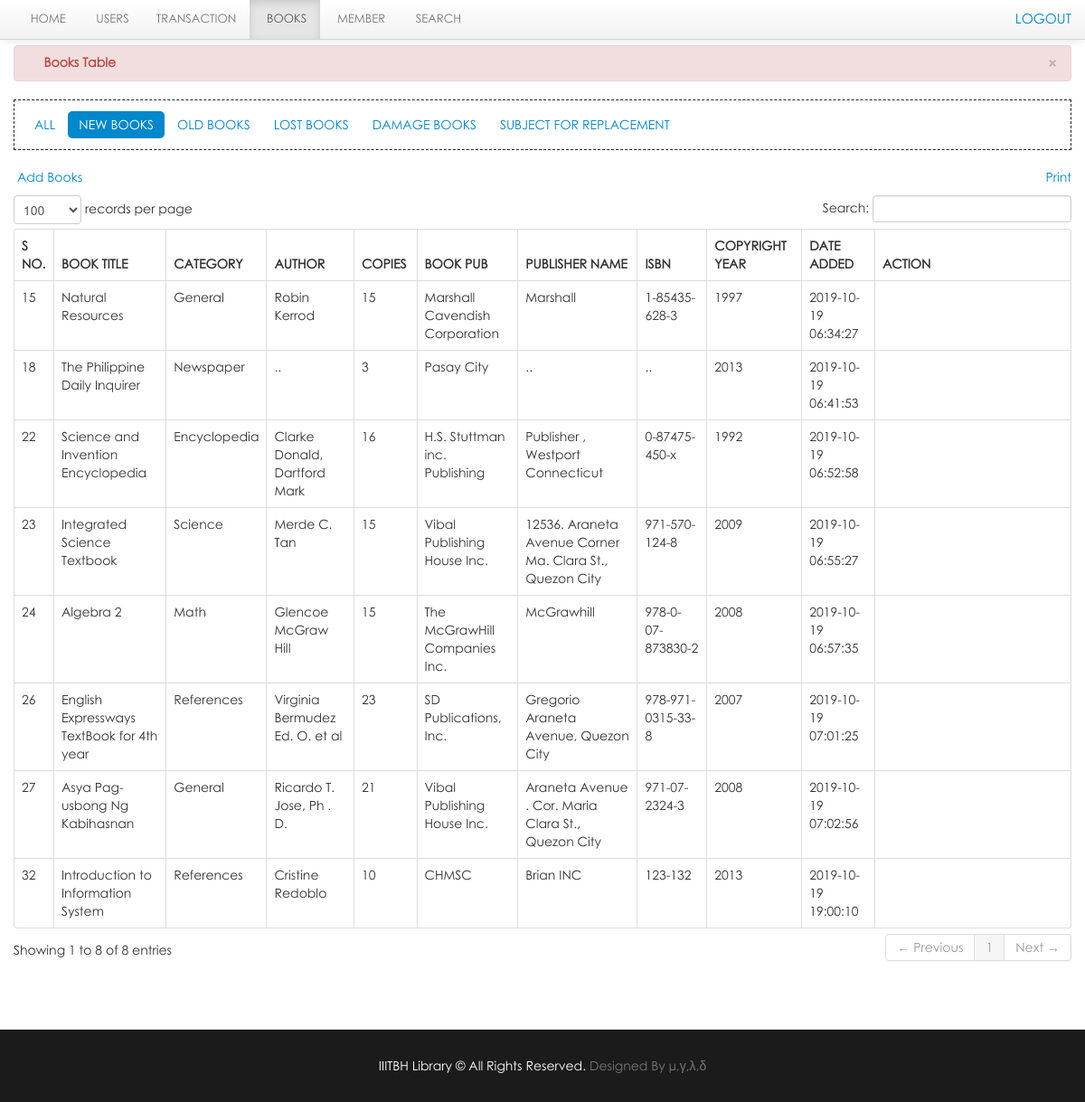
/lms/librarian/new_books.php (signed in), run on the app's committed database.
### tables this page shows
CREATE TABLE `book` (
  `book_id` int(11) NOT NULL,
  `book_title` varchar(100) NOT NULL,
  `category_id` int(50) NOT NULL,
  `author` varchar(50) NOT NULL,
  `book_copies` int(11) NOT NULL,
  `book_pub` varchar(100) NOT NULL,
  `publisher_name` varchar(100) NOT NULL,
  `isbn` varchar(50) NOT NULL,
  `copyright_year` int(11) NOT NULL,
  `Shelf/Rack` varchar(11) NOT NULL,
  `date_receive` varchar(20) NOT NULL,
  `date_added` datetime NOT NULL,
  `status` varchar(30) NOT NULL
);

CREATE TABLE `category` (
  `category_id` int(11) NOT NULL,
  `classname` varchar(50) DEFAULT NULL
);

### lms/librarian/new_books.php (the view, shortened to what this page needs)
<?php include('header.php'); ?>
<?php include('navbar_books.php'); ?>
    <div class="container">
		<div class="margin-top">
			<div class="row">
			<div class="span12">
			   <div class="alert alert-danger">
                                    <button type="button" class="close" data-dismiss="alert">&times;</button>
                                    <strong><i class="icon-user icon-large"></i>&nbsp;Books Table</strong>
                                </div>
								    <ul class="nav nav-pills">
										<li><a href="books.php">All</a></li>
										<li  class="active"><a href="new_books.php">New Books</a></li>
										<li><a href="old_books.php">Old Books</a></li>
										<li><a href="lost.php">Lost Books</a></li>
										<li><a href="damage.php">Damage Books</a></li>
										<li><a href="sub_rep.php">Subject for Replacement</a></li>
									</ul>
                            <table cellpadding="0" cellspacing="0" border="0" class="table  table-bordered" id="example">
								<div class="pull-right">
								<a href="" onclick="window.print()" class="btn-default">Print</a>
								</div>
								<p><a href="add_books.php" class="btn-default">&nbsp;Add Books</a></p>
                                <thead>
                                    <tr>
									    <th>S No.</th>
                                        <th>Book Title</th>
                                        <th>Category</th>
										<th>Author</th>
										<th class="action">copies</th>
										<th>Book Pub</th>
										<th>Publisher Name</th>
										<th>ISBN</th>
										<th>Copyright Year</th>
										<th>Date Added</th>
										<th class="action">Action</th>
                                    </tr>
                                </thead>
                                <tbody>
                                  <?php  $user_query=mysqli_query($con,"select * from book where status = 'new'")or die(mysql_error());
									while($row=mysqli_fetch_array($user_query)){
									$id=$row['book_id'];
									$cat_id=$row['category_id'];
											$cat_query = mysqli_query($con,"select * from category where category_id = '$cat_id'")or die(mysql_error());
											$cat_row = mysqli_fetch_array($cat_query);
									?>
									<tr class="del<?php echo $id ?>">
                                    <td><?php echo $row['book_id']; ?></td>
                                    <td><?php echo $row['book_title']; ?></td>
									<td><?php echo $cat_row ['classname']; ?> </td>
                                    <td><?php echo $row['author']; ?> </td>
                                    <td class="action"><?php echo $row['book_copies']; ?> </td>
                                     <td><?php echo $row['book_pub']; ?></td>
									 <td><?php echo $row['publisher_name']; ?></td>
									 <td><?php echo $row['isbn']; ?></td>
									 <td><?php echo $row['copyright_year']; ?></td>
									 <td><?php echo $row['date_added']; ?></td>
                                    <td class="action">
                                      <div class="span2">
                                        <a rel="tooltip"  title="Delete" id="<?php echo $id; ?>" href="#delete_book<?php echo $id; ?>" data-toggle="modal"    class="btn-default"><i class="icon-trash icon-large"></i></a>
										<div class="span1">
										<a  rel="tooltip"  title="Edit" id="e<?php echo $id; ?>" href="edit_book.php<?php echo '?id='.$id; ?>" class="btn-default"><i class="icon-pencil icon-large"></i></a>
										</div></div>
                                    </td>
                                    </tr>
									<?php  }  ?>
                                </tbody>
                            </table>
			</div>
			</div>
		</div>
    </div>
<?php include('footer.php') ?>

### lms/css/docs.css (style rules this page uses)
body { font-family:'TR Century Gothic',Helvetica,Arial,sans-serif !important; }
.alert { text-shadow: none; }
.nav-tabs, .nav-pills { border: 1px dashed #222 !important; padding: 10px; }
th { text-transform:uppercase; }
.nav li a { text-transform:uppercase; }
.margin-top { margin-top:50px; }
body { background: url(../img/grid_noise.png); position: relative; }

### lms/css/print.css (style rules this page uses)
.action { display:none; }
th { text-align:left; }
td { text-align:left; border-top:1px solid; padding:2px; }
.alert { display:none; }
body { font-family:arial; font-size:13px; }
.nav { display:none; }

### data on the page
book: book_id "15", book_title "Natural Resources", category.classname "General", author "Robin Kerrod", book_copies "15", book_pub "Marshall Cavendish Corporation", publisher_name "Marshall", isbn "1-85435-628-3", copyright_year "1997", date_added "2019-10-19 06:34:27"
book: book_id "18", book_title "The Philippine Daily Inquirer", category.classname "Newspaper", author "..", book_copies "3", book_pub "Pasay City", publisher_name "..", isbn "..", copyright_year "2013", date_added "2019-10-19 06:41:53"
book: book_id "22", book_title "Science and Invention Encyclopedia", category.classname "Encyclopedia", author "Clarke Donald, Dartford Mark", book_copies "16", book_pub "H.S. Stuttman inc. Publishing", publisher_name "Publisher , Westport Connecticut", isbn "0-87475-450-x", copyright_year "1992", date_added "2019-10-19 06:52:58"
book: book_id "23", book_title "Integrated Science Textbook", category.classname "Science", author "Merde C. Tan", book_copies "15", book_pub "Vibal Publishing House Inc.", publisher_name "12536. Araneta Avenue Corner Ma. Clara St., Quezon City", isbn "971-570-124-8", copyright_year "2009", date_added "2019-10-19 06:55:27"
book: book_id "24", book_title "Algebra 2", category.classname "Math", author "Glencoe McGraw Hill", book_copies "15", book_pub "The McGrawHill Companies Inc.", publisher_name "McGrawhill", isbn "978-0-07-873830-2", copyright_year "2008", date_added "2019-10-19 06:57:35"
book: book_id "26", book_title "English Expressways TextBook for 4th year", category.classname "References", author "Virginia Bermudez Ed. O. et al", book_copies "23", book_pub "SD Publications, Inc.", publisher_name "Gregorio Araneta Avenue, Quezon City", isbn "978-971-0315-33-8", copyright_year "2007", date_added "2019-10-19 07:01:25"
book: book_id "27", book_title "Asya Pag-usbong Ng Kabihasnan", category.classname "General", author "Ricardo T. Jose, Ph . D.", book_copies "21", book_pub "Vibal Publishing House Inc.", publisher_name "Araneta Avenue . Cor. Maria Clara St., Quezon City", isbn "971-07-2324-3", copyright_year "2008", date_added "2019-10-19 07:02:56"
book: book_id "32", book_title "Introduction to Information System", category.classname "References", author "Cristine Redoblo", book_copies "10", book_pub "CHMSC", publisher_name "Brian INC", isbn "123-132", copyright_year "2013", date_added "2019-10-19 19:00:10"
